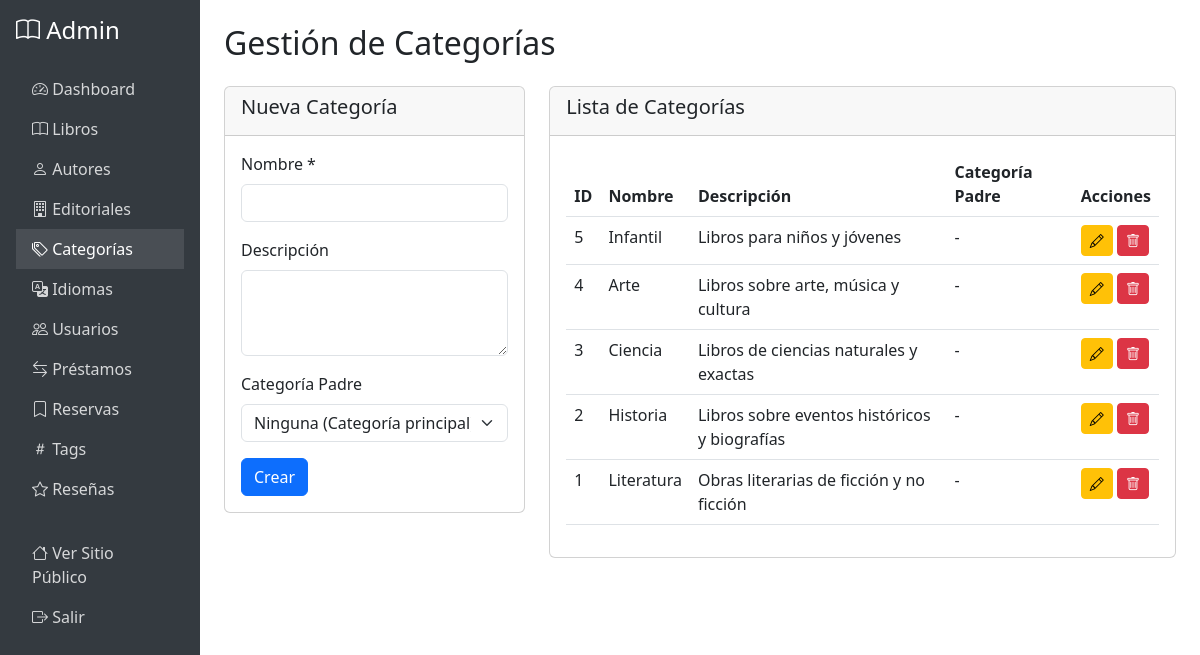
The app's page /admin/categorias.php (signed in) with its own data.
### tables this page shows
CREATE TABLE IF NOT EXISTS categorias (
    id INT PRIMARY KEY AUTO_INCREMENT,
    nombre VARCHAR(100) NOT NULL UNIQUE,
    descripcion TEXT,
    categoria_padre_id INT NULL,
    created_at TIMESTAMP DEFAULT CURRENT_TIMESTAMP,
    updated_at TIMESTAMP DEFAULT CURRENT_TIMESTAMP ON UPDATE CURRENT_TIMESTAMP,
    FOREIGN KEY (categoria_padre_id) REFERENCES categorias(id) ON DELETE SET NULL,
    INDEX idx_nombre (nombre)
);

### config/database.php (called while the page is built, shortened)
<?php
class Database {
    private static $instance = null;
    private $connection;
    private $host = 'localhost';
    private $dbname = 'biblio';
    private $username = 'root';
    private $password = 'root';
    private $charset = 'utf8mb4';
    private function __construct() {
        try {
            $dsn = "mysql:host={$this->host};dbname={$this->dbname};charset={$this->charset}";
            $options = [
                PDO::ATTR_ERRMODE => PDO::ERRMODE_EXCEPTION,
                PDO::ATTR_DEFAULT_FETCH_MODE => PDO::FETCH_ASSOC,
                PDO::ATTR_EMULATE_PREPARES => false,
            ];
            $this->connection = new PDO($dsn, $this->username, $this->password, $options);
            $this->connection->exec("SET NAMES 'utf8mb4' COLLATE 'utf8mb4_unicode_ci'");
            $this->connection->exec("SET CHARACTER SET utf8mb4");
        } catch (PDOException $e) {
            die("Error de conexión: " . $e->getMessage());
        }
    }
    public static function getInstance() {
        if (self::$instance === null) {
            self::$instance = new self();
        }
        return self::$instance;
    }
    public function getConnection() {
        return $this->connection;
    }
}

### models/Model.php (called while the page is built, shortened)
<?php
require_once __DIR__ . '/../config/database.php';
class Model {
    protected $db;
    protected $table;
    public function __construct($table) {
        $this->db = Database::getInstance()->getConnection();
        $this->table = $table;
    }
    protected function hasDeletedAtColumn() {
        try {
            $stmt = $this->db->query("SHOW COLUMNS FROM {$this->table} LIKE 'deleted_at'");
            $this->hasDeletedAt = $stmt->rowCount() > 0;
            return $this->hasDeletedAt;
        } catch (Exception $e) {
            $this->hasDeletedAt = false;
            return false;
        }
    }
    public function getAll() {
        $whereClause = $this->hasDeletedAtColumn() ? "WHERE deleted_at IS NULL" : "";
        $stmt = $this->db->query("SELECT * FROM {$this->table} {$whereClause} ORDER BY id DESC");
        return $stmt->fetchAll();
    }
}

### admin/categorias.php (the view, shortened to what this page needs)
<?php
require_once '../config/database.php';
require_once '../models/Model.php';
$model = new Model('categorias');
$categorias = $model->getAll();
$editing = null;
?>
<!DOCTYPE html>
<html lang="es">
<head>
    <link href="https://cdn.jsdelivr.net/npm/bootstrap@5.3.0/dist/css/bootstrap.min.css" rel="stylesheet">
    <link rel="stylesheet" href="https://cdn.jsdelivr.net/npm/bootstrap-icons@1.11.0/font/bootstrap-icons.css">
</head>
<body>
    <?php include 'includes/header.php'; ?>
    <main class="col-md-9 col-lg-10 ms-sm-auto px-md-4 py-4">
        <h1 class="h2 mb-4">Gestión de Categorías</h1>
        <div class="row">
            <div class="col-md-4">
                <div class="card">
                    <div class="card-header">
                        <h5><?php echo $editing ? 'Editar' : 'Nueva'; ?> Categoría</h5>
                    </div>
                    <div class="card-body">
                        <form method="POST">
                            <div class="mb-3">
                                <label class="form-label">Nombre *</label>
                                <input type="text" class="form-control" name="nombre" value="<?php echo $editing ? htmlspecialchars($editing['nombre']) : ''; ?>" required>
                            </div>
                            <div class="mb-3">
                                <label class="form-label">Descripción</label>
                                <textarea class="form-control" name="descripcion" rows="3"><?php echo $editing ? htmlspecialchars($editing['descripcion'] ?? '') : ''; ?></textarea>
                            </div>
                            <div class="mb-3">
                                <label class="form-label">Categoría Padre</label>
                                <select class="form-select" name="categoria_padre_id">
                                    <option value="">Ninguna (Categoría principal)</option>
                                </select>
                            </div>
                            <button type="submit" name="<?php echo $editing ? 'update' : 'create'; ?>" class="btn btn-primary">
                                <?php echo $editing ? 'Actualizar' : 'Crear'; ?>
                            </button>
                        </form>
                    </div>
                </div>
            </div>
            <div class="col-md-8">
                <div class="card">
                    <div class="card-header">
                        <h5>Lista de Categorías</h5>
                    </div>
                    <div class="card-body">
                        <div class="table-responsive">
                            <table class="table table-hover">
                                <thead>
                                    <tr>
                                        <th>ID</th>
                                        <th>Nombre</th>
                                        <th>Descripción</th>
                                        <th>Categoría Padre</th>
                                        <th>Acciones</th>
                                    </tr>
                                </thead>
                                <tbody>
                                    <?php foreach ($categorias as $categoria): ?>
                                        <?php
                                        $padreNombre = '-';
                                        ?>
                                        <tr>
                                            <td><?php echo $categoria['id']; ?></td>
                                            <td><?php echo htmlspecialchars($categoria['nombre']); ?></td>
                                            <td><?php echo htmlspecialchars(substr($categoria['descripcion'] ?? '', 0, 50)) . (strlen($categoria['descripcion'] ?? '') > 50 ? '...' : ''); ?></td>
                                            <td><?php echo htmlspecialchars($padreNombre); ?></td>
                                            <td>
                                                <a href="?edit=<?php echo $categoria['id']; ?>" class="btn btn-sm btn-warning">
                                                    <i class="bi bi-pencil"></i>
                                                </a>
                                                <form method="POST" style="display:inline;" onsubmit="return confirm('¿Eliminar esta categoría?');">
                                                    <button type="submit" name="delete" class="btn btn-sm btn-danger">
                                                        <i class="bi bi-trash"></i>
                                                    </button>
                                                </form>
                                            </td>
                                        </tr>
                                    <?php endforeach; ?>
                                </tbody>
                            </table>
                        </div>
                    </div>
                </div>
            </div>
        </div>
    </main>
    <?php include 'includes/footer.php'; ?>
</body>
</html>

### records on screen
categorias: id "5", nombre "Infantil", descripcion "Libros para niños y jóvenes", padreNombre "-"
categorias: id "4", nombre "Arte", descripcion "Libros sobre arte, música y cultura", padreNombre "-"
categorias: id "3", nombre "Ciencia", descripcion "Libros de ciencias naturales y exactas", padreNombre "-"
categorias: id "2", nombre "Historia", descripcion "Libros sobre eventos históricos y biografías", padreNombre "-"
categorias: id "1", nombre "Literatura", descripcion "Obras literarias de ficción y no ficción", padreNombre "-"
